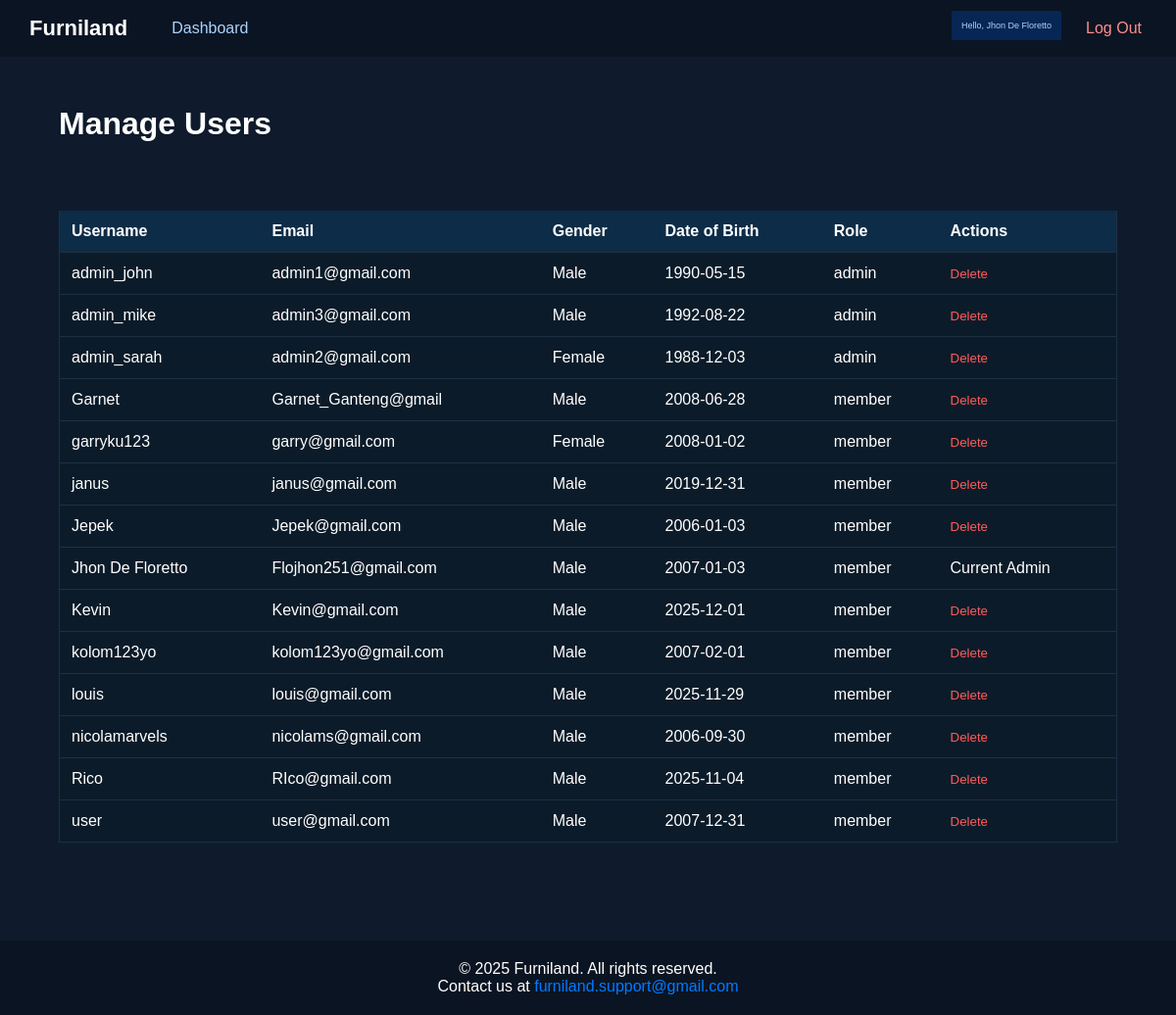
The app's page /Managing_Users.php (signed in) with its own data.
### tables this page shows
CREATE TABLE `users` (
  `userID` int(10) NOT NULL,
  `username` varchar(20) NOT NULL,
  `email` varchar(20) NOT NULL,
  `password` varchar(255) NOT NULL,
  `gender` varchar(6) DEFAULT NULL,
  `dob` date DEFAULT NULL,
  `role` varchar(6) DEFAULT NULL
);

### Managing_Users.php (the view, shortened to what this page needs)
<?php
include("connect.php");
$current_admin_username = $_SESSION['username'];
$users_data = [];
$query = "SELECT username, email, gender, dob, role FROM users ORDER BY role ASC, username ASC";
$result = mysqli_query($conn, $query);
if ($result) {
    while ($row = mysqli_fetch_assoc($result)) {
        $users_data[] = $row;
    }
} else {
    $error_message = "Error fetching user data: " . mysqli_error($conn);
}
?>
<!DOCTYPE html>
<html lang="en">
  <head>
    <link rel="stylesheet" href="style.css" />
  </head>
  <body>
    <nav class="navbar">
      <div class="nav-kolom-left">
        <div class="nav-left">Furniland</div>
        <ul class="nav-menu">
          <li><a href="Home.php" class="biru">Dashboard</a></li>
        </ul>
      </div>
      <div class="nav-right">
        <p>
            <a href="Profile.php" class="Hello-User">
                Hello, <?php echo htmlspecialchars($current_admin_username); ?>
            </a>
        </p>
        <a href="logout.php" class="merah">Log Out</a>
      </div>
    </nav>
    <header class="header-admin">
      <div>
        <h1>Manage Users</h1>
      </div>
    </header>
    <main class="table-container">
      <table class="table">
        <thead>
          <tr>
            <th>Username</th>
            <th>Email</th>
            <th>Gender</th>
            <th>Date of Birth</th>
            <th>Role</th>
            <th>Actions</th>
          </tr>
        </thead>
        <tbody>
          <?php if (empty($users_data)): ?>
            <tr>
                <td colspan="6" style="text-align: center;">No users found in the database.</td>
            </tr>
          <?php else: ?>
            <?php foreach ($users_data as $user): ?>
                <tr>
                    <td><?php echo htmlspecialchars($user['username']); ?></td>
                    <td><?php echo htmlspecialchars($user['email']); ?></td>
                    <td><?php echo htmlspecialchars($user['gender']); ?></td>
                    <td><?php echo htmlspecialchars($user['dob']); ?></td>
                    <td><?php echo htmlspecialchars($user['role']); ?></td>
                    <td>
                        <?php if ($user['username'] === $current_admin_username): ?>
                            <span class="current-admin">Current Admin</span>
                        <?php else: ?>
                            <form method="POST" action="Managing_Users.php" onsubmit="return confirm('Are you sure you want to delete user <?php echo htmlspecialchars($user['username']); ?>?');" style="display: inline;">
                                <button type="submit" name="delete_user" class="delete-userbtn">Delete</button>
                            </form>
                        <?php endif; ?>
                    </td>
                </tr>
            <?php endforeach; ?>
          <?php endif; ?>
        </tbody>
      </table>
    </main>
    <footer class="footer">
      <p>© 2025 Furniland. All rights reserved.</p>
      <p>
        Contact us at
        <a href="mailto:furniland.support@gmail.com"
          >furniland.support@gmail.com</a
        >
      </p>
    </footer>
  </body>
</html>

### Style.css (style rules this page uses)
* { padding: 0px; margin: 0px; }
body { margin: 0; background-color: #0f1b2c; font-family: Arial, sans-serif; color: #fff; padding: 0; min-height: 100vh; display: flex; flex-direction: column; gap: 20px; }
main { flex: 1; }
.navbar { display: flex; justify-content: space-between; align-items: center; background-color: #0b1422; padding: 15px 30px; }
.nav-left { font-size: 22px; font-weight: bold; color: white; }
.nav-right { display: flex; flex-direction: row; gap: 20px; }
.nav-kolom-left { display: flex; flex-direction: row; gap: 10px; justify-content: space-between; align-items: center; gap: 40px; }
.nav-menu { list-style: none; display: flex; gap: 20px; }
.nav-menu a { color: #aad4ff; text-decoration: none; }
.biru { color: #aad4ff; text-decoration: none; padding: 5px; }
.merah { color: #ff8e8e; text-decoration: none; padding: 5px; }
.Hello-User { background: #072654; color: #aad4ff; padding: 10px; border-radius: 2px; font-size: 9px; text-decoration: none; align-items: center; justify-content: center; }
.header-admin { display: flex; flex-direction: row; justify-content: space-between; width: 90%; padding-top: 30px; padding-right: 5%; padding-left: 5%; padding-bottom: 10px; }
.table-container { width: 90%; margin: 20px auto 60px auto; padding: 20px; border-radius: 8px; }
.table { width: 100%; border-collapse: collapse; background: #0c1b29; border-left: 1px solid #1d3042; border-right: 1px solid #1d3042; }
.table thead { background-color: #0d2c47; }
.table th, .table td { padding: 12px; text-align: left; border-bottom: 1px solid #1d3042; }
.delete-userbtn { border: none; background: none; color: #ff5b5b; }
footer { background-color: #0b1422; color: white; text-align: center; padding: 20px; margin-top: auto; }
footer a { text-decoration: none; color: #007bff; }

### records on screen
users: username "admin_john", email "admin1@gmail.com", gender "Male", dob "1990-05-15", role "admin"
users: username "admin_mike", email "admin3@gmail.com", gender "Male", dob "1992-08-22", role "admin"
users: username "admin_sarah", email "admin2@gmail.com", gender "Female", dob "1988-12-03", role "admin"
users: username "Garnet", email "Garnet_Ganteng@gmail", gender "Male", dob "2008-06-28", role "member"
users: username "garryku123", email "garry@gmail.com", gender "Female", dob "2008-01-02", role "member"
users: username "janus", email "janus@gmail.com", gender "Male", dob "2019-12-31", role "member"
users: username "Jepek", email "Jepek@gmail.com", gender "Male", dob "2006-01-03", role "member"
users: username "Jhon De Floretto", email "Flojhon251@gmail.com", gender "Male", dob "2007-01-03", role "member", shows "Current Admin"
users: username "Kevin", email "Kevin@gmail.com", gender "Male", dob "2025-12-01", role "member"
users: username "kolom123yo", email "kolom123yo@gmail.com", gender "Male", dob "2007-02-01", role "member"
users: username "louis", email "louis@gmail.com", gender "Male", dob "2025-11-29", role "member"
users: username "nicolamarvels", email "nicolams@gmail.com", gender "Male", dob "2006-09-30", role "member"
users: username "Rico", email "RIco@gmail.com", gender "Male", dob "2025-11-04", role "member"
users: username "user", email "user@gmail.com", gender "Male", dob "2007-12-31", role "member"

### other values on screen
$current_admin_username "Jhon De Floretto"
